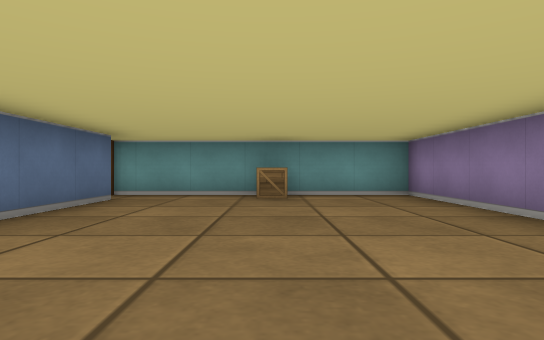
view 1 (above)

18 first-person views from a walk through a cub3D level. The camera is about half as high as the walls, looks level and sees 75° across. The floor is counted in squares. Each view is taken from the middle of a square. On the plan, view 1 faces up. The plan holds only what a view shows up to about 9 squares ahead; the rest is blank. The place goes on beyond the plan.

view 2
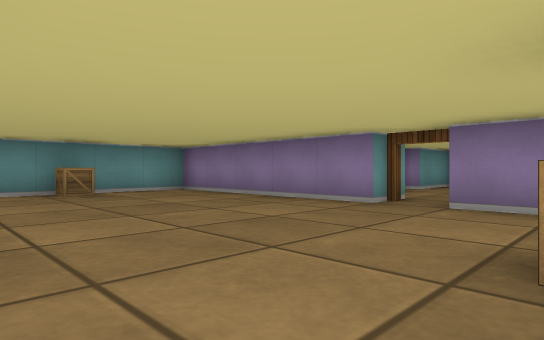

view 3
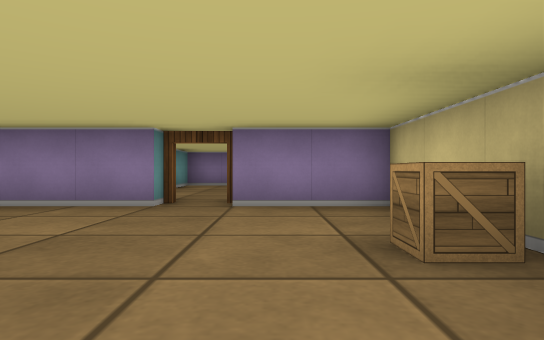

view 4
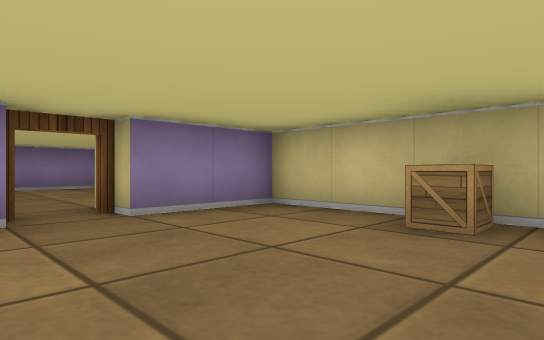

view 5
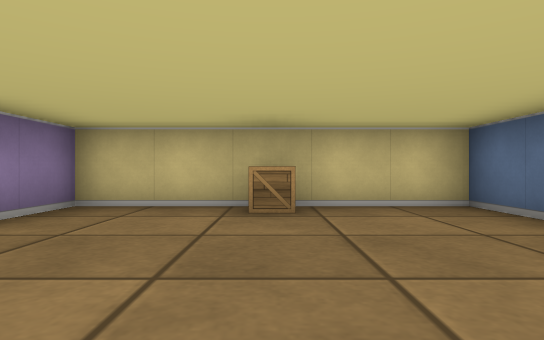

view 6
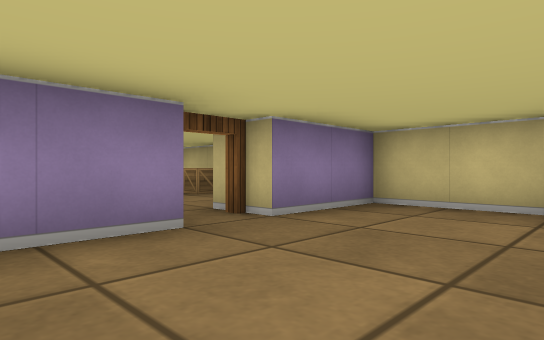

view 7
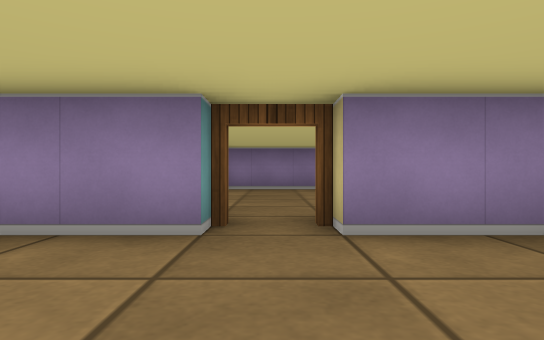

view 8
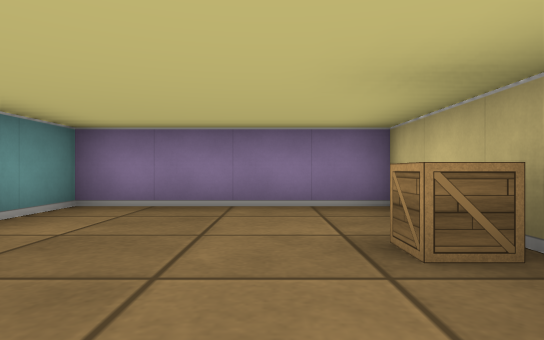

view 9
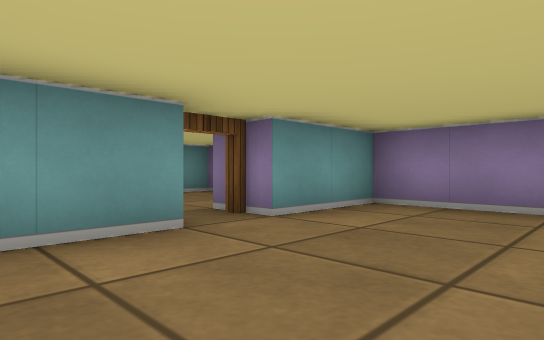

view 10
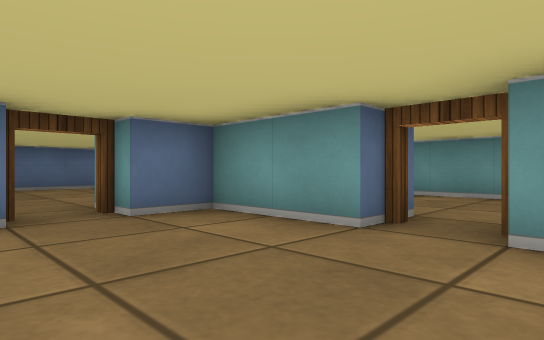

view 11
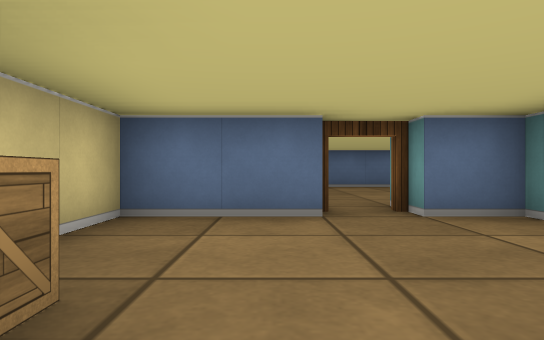

view 12
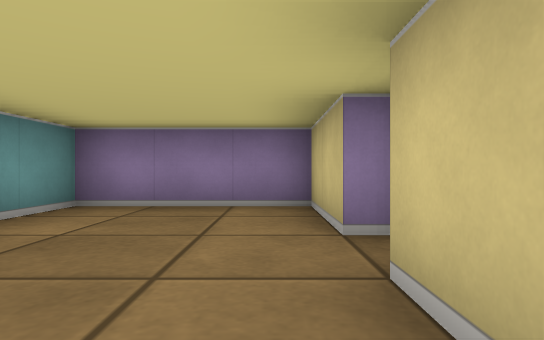

view 13
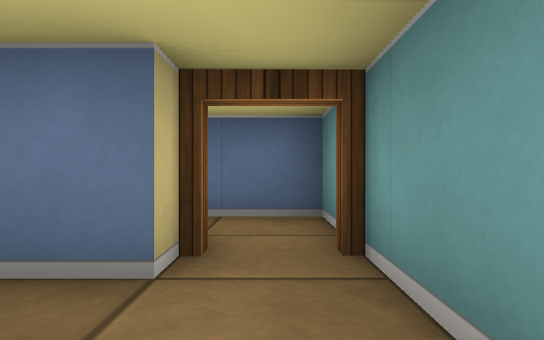

view 14
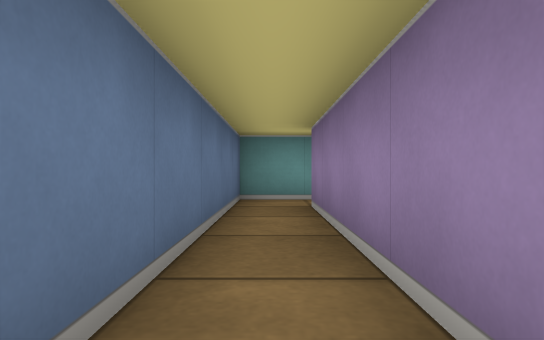

view 15
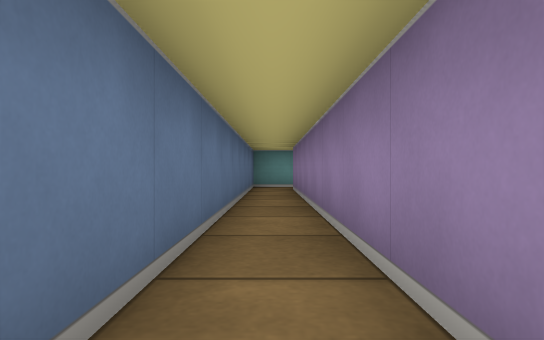

view 16
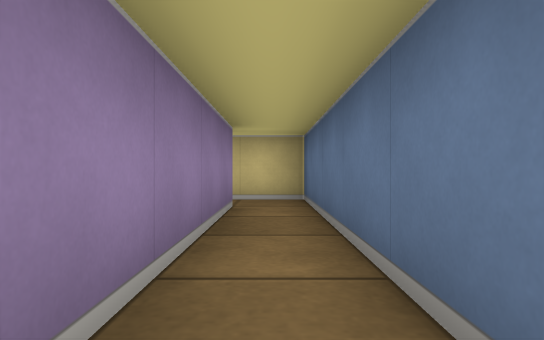

view 17
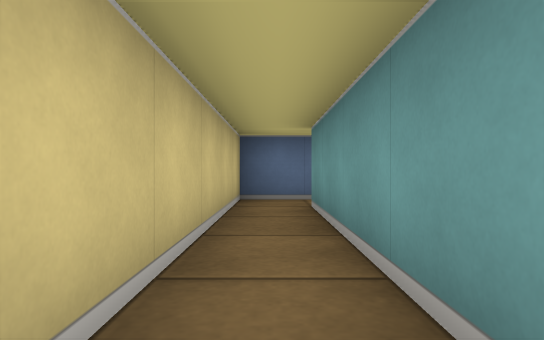

view 18
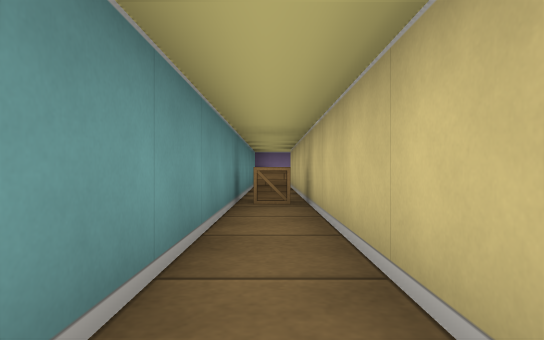

### Floor plan
Points are (right, up) in squares from view 1. A wall is a line through its corners. A room is listed if a view was taken in it or the views show most of it. See-through windows are left out.
Room 1 (views 1, 2, 3, 4, 5, 6, 7, 13)
walls: (2.5, 1.5) (2.5, 6.5) (-3, 6.5); (-2.5, 5.5) (-2.5, 1.5); (-2.5, -0.2) (-2.5, -1.5) (2.5, -1.5) (2.5, 0.5)
ways out: open door at (3, 1) to room 2; open door at (-3, 6) to room 4
objects: crate (0, -1); crate (0, 6)
Room 2 (views 8, 9, 10, 11)
walls: (5.5, 2.5) (3.5, 2.5) (3.5, 1.5); (3.5, 0.5) (3.5, -1.5) (8.5, -1.5) (8.5, 2.5) (6.5, 2.5)
ways out: open door at (3, 1) to room 1; open door at (6, 3) to room 3
objects: crate (6, -1)
Room 3 (view 12)
walls: (5.6, 6.5) (4.1, 6.5); (6.5, 3.5) (8.5, 3.5) (8.5, 6.5) (7.2, 6.5); (4.6, 3.5) (5.5, 3.5)
ways out: open door at (6, 3) to room 2
Room 4 (views 14, 15, 16, 17, 18)
walls: (-3, 6.5) (-4.5, 6.5) (-4.5, -3.5) (5.8, -3.5); (7, -2.5) (-3.5, -2.5) (-3.5, 5.5)
ways out: open door at (-3, 6) to room 1
objects: crate (3, -3)

Where each view was taken, in squares from view 1:
view 1: 0 up, 0 right, facing up
view 2: 1 down, 2 left, facing up-right
view 3: 0 up, 2 left, facing right
view 4: 2 up, 1 left, facing down-right
view 5: 3 up, 0 right, facing down
view 6: 3 up, 0 right, facing down-right
view 7: 1 up, 0 right, facing right
view 8: 0 up, 4 right, facing right
view 9: 0 up, 4 right, facing up-right
view 10: 0 up, 7 right, facing up-left
view 11: 0 up, 7 right, facing left
view 12: 4 up, 4 right, facing right
view 13: 6 up, 1 left, facing left
view 14: 1 up, 4 left, facing up
view 15: 3 down, 4 left, facing up
view 16: 2 up, 4 left, facing down
view 17: 3 down, 1 right, facing left
view 18: 3 down, 2 left, facing right
